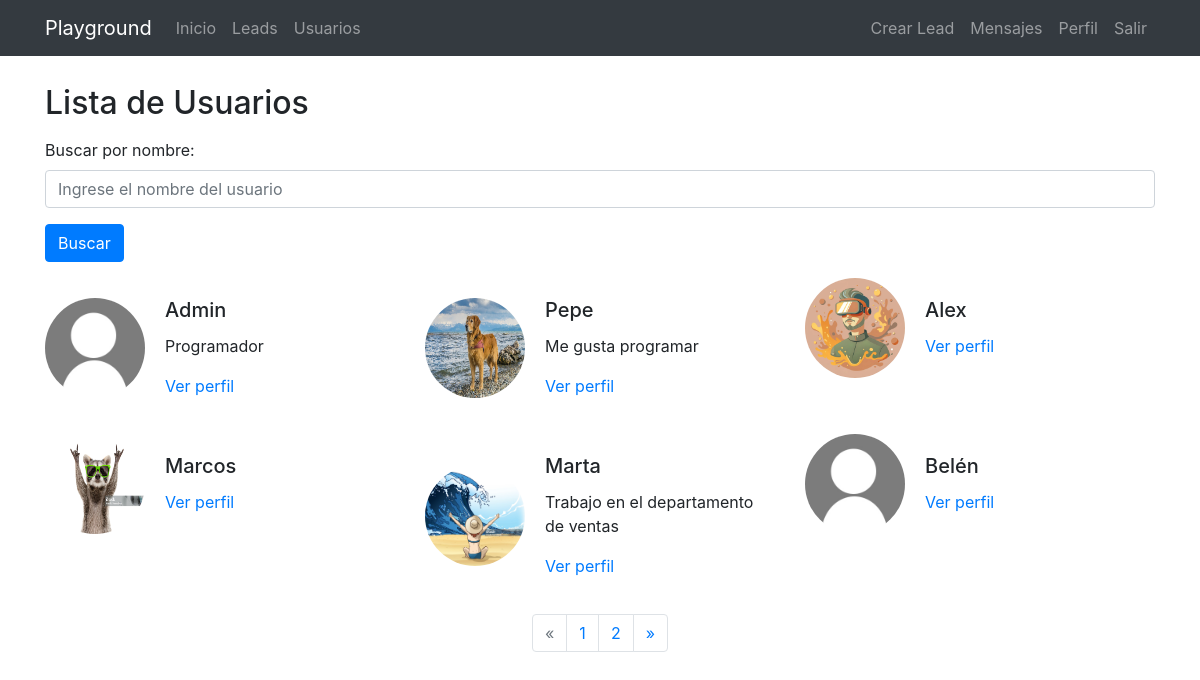
Page /profiles/ (signed in) on the committed database.
### registration/models.py (models this page shows, shortened)
class Profile(models.Model):
    user = models.OneToOneField(User,on_delete=models.CASCADE, null=True, blank=True)
    avatar = models.ImageField(upload_to=custom_upload_to, null=True, blank=True)
    job = models.TextField(null=True, blank=True)
    link = models.URLField(max_length=200,null=True,blank=True)

### profiles/views.py (the view)
# urls.py: path('', ProfileListView.as_view(), name="profiles"),
@method_decorator(login_required, name='dispatch')
class ProfileListView(ListView):
    model = Profile
    template_name = 'profiles/profile_list.html'
    context_object_name = 'profiles'
    paginate_by = 6
    class Meta:
        ordering = ['user__username']
    def get_queryset(self):
        queryset = super().get_queryset()
        search_query = self.request.GET.get('search')  # Obtener el valor del campo de búsqueda
        if search_query:
            queryset = queryset.filter(user__username__icontains=search_query)  # Filtrar leads por el nombre que contiene la búsqueda
        return queryset

### profiles/templates/profiles/profile_list.html (shortened to what this page needs)
{% extends 'core/base.html' %} {% load static %}  {% block content %}
  <main role="main">
    <div class="container mb-4">
      <h2 class="mt-2 mb-3">Lista de Usuarios</h2>
      <form method="GET" class="mb-3">
        <div class="form-group">
          <label for="search">Buscar por nombre:</label>
          <input type="text" name="search" id="search" class="form-control" placeholder="Ingrese el nombre del usuario">
        </div>
        <button type="submit" class="btn btn-primary">Buscar</button>
      </form>
      <div class="row">
        {% for profile in profiles %}
          <div class="col-md-4">
            <div class="card mb-3 d-flex flex-row align-items-center" style="max-width: 400px; border: none">
              <img src="{% if profile.avatar %}
                  {{ profile.avatar.url }}
                {% else %}
                  {% static 'registration/img/no-avatar.jpg' %}
                {% endif %}"
                class="card-img-top rounded-circle"
                alt="Avatar"
                style="max-width: 100px; height:100px; margin-right: 0px;" />
              <div class="card-body">
                <h5 class="card-title">{{ profile.user.username }}</h5>
                {% if profile.job %}
                  <p class="card-text">{{ profile.job }}</p>
                {% endif %}
                <a href="{% url 'profile_detail' username=profile.user.username %}" class="mb-1">Ver perfil</a>
              </div>
            </div>
          </div>
        {% endfor %}
      </div>
      {% if is_paginated %}
        <nav aria-label="Page navigation">
          <ul class="pagination justify-content-center">
            {% if page_obj.has_previous %}
              <li class="page-item">
                <a class="page-link" href="?page={{ page_obj.previous_page_number }}">&laquo;</a>
              </li>
            {% else %}
              <li class="page-item disabled">
                <a class="page-link" href="#" tabindex="-1">&laquo;</a>
              </li>
            {% endif %}
            {% for i in paginator.page_range %}
              <li class="page-item {% if page_obj.number == i %}{% endif %}">
                <a class="page-link" href="?page={{ i }}">{{ i }}</a>
              </li>
            {% endfor %}
            {% if page_obj.has_next %}
              <li class="page-item">
                <a class="page-link" href="?page={{ page_obj.next_page_number }}">&raquo;</a>
              </li>
            {% else %}
              <li class="page-item disabled">
                <a class="page-link" href="#" tabindex="-1">&raquo;</a>
              </li>
            {% endif %}
          </ul>
        </nav>
      {% endif %}
    </div>
  </main>
{% endblock %}

### core/static/core/css/main.css (style rules this page uses)
main { padding-top: 20px; }
:root { --jumbotron-padding-y: 3rem; }

### rows in the picture
Profile: user.username "Admin", job "Programador"
Profile: avatar (picture), user.username "Pepe", job "Me gusta programar"
Profile: avatar (picture), user.username "Alex"
Profile: avatar (picture), user.username "Marcos"
Profile: avatar (picture), user.username "Marta", job "Trabajo en el departamento de ventas"
Profile: user.username "Belén"

### other values in the picture
{{ i }} "1" "2"
